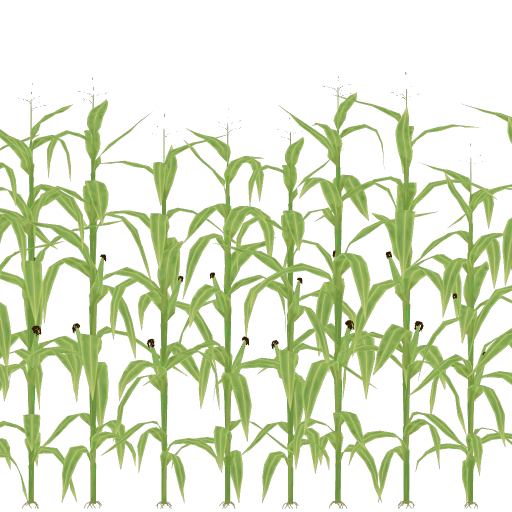
#> input picture assets/veg/strip_mais_albedo.png, 1024 x 1024 px, found by its file name (shown at 1/2 size)
$ python build_crop_tex.py
#> lines starting #> are read from the running program, lines starting #| are printed output that depends on the picture; after the words box and inside, x2 and y2 are one past the last pixel; in counts of white or black regions, pixels touching at a corner belong together
"""Atlas des cultures (1024 × 6144 : 4 bandes de 3 m × 3 m vues de côté, sol en bas, puis 2 vues de dessus) :
0 maïs (rangée cuite depuis le modèle 3D, tools/bake_impostors), 1 céréales (épis dorés), 2 feuillage bas (colza, soja),
3 tournesol, 4 céréales vues de dessus, 5 feuillage vu de dessus. Depuis la v6.37 (#130) : rangées 1 à 5 cuites
depuis de vrais modèles 3D (tools/bake_cultures.gd : blé, colza, tournesol) quand leurs rendus existent, sinon dessinées
ici (anciennes fonctions cereal/leafy/top). Sorties : ../godot/assets/veg/crops_albedo.png, crops_normal.png."""
import numpy as np
from PIL import Image, ImageDraw
from scipy import ndimage as ndi

S = 1024
rng = np.random.default_rng(4)


def cereal():
    """Blé mûr vu de côté : tiges serrées (plus sombres en bas), épis de grains alignés avec leurs barbes, couleurs
    variées du jaune paille au doré ; le haut reste dentelé (vu de loin, la rangée forme une masse dorée)."""
    im = Image.new("RGBA", (S, S), (0, 0, 0, 0)); d = ImageDraw.Draw(im)
    top = S - int(0.95 / 3 * S)
    H = S - top
    # fond de tiges serrées (masse), de plus en plus sombre vers le sol
    for k in range(2600):
        x = rng.uniform(0, S); h = rng.uniform(0.55, 0.92) * H
        lean = rng.normal(0, 7)
        g = rng.uniform(0.62, 0.9)
        c = tuple(int(v) for v in np.array([178, 146, 74]) * g)
        d.line((x, S, x + lean, S - h), fill=c + (255,), width=2)
    for k in range(1500):
        x = rng.uniform(0, S); h = rng.uniform(0.8, 1.0) * H
        lean = rng.normal(0, 9)
        g = rng.uniform(0.85, 1.12)
        stem = tuple(int(min(255, v)) for v in np.array([196, 168, 92]) * g)
        d.line((x, S, x + lean, S - h + 30), fill=stem + (255,), width=2)
        # épi : grains en chevrons de part et d'autre de l'axe, barbes fines au-dessus
        ex, ey = x + lean, S - h
        ear = np.array([214, 178, 92]) * g
        L = rng.uniform(34, 52)
        for j in range(9):
            yy = ey + j * L / 9
            for sx in (-1, 1):
                cc = tuple(int(min(255, v)) for v in ear * rng.uniform(0.85, 1.1))
                d.ellipse((ex + sx * 4 - 3.5, yy - 3, ex + sx * 4 + 3.5, yy + 4), fill=cc + (255,))
            d.line((ex, yy, ex + rng.normal(0, 3), yy - rng.uniform(16, 30)), fill=tuple(int(min(255, v * 1.1)) for v in ear) + (255,), width=1)
        d.line((ex, ey, ex, ey + L), fill=tuple(int(v * 0.8) for v in ear) + (255,), width=2)
    # sol sombre entre les pieds (bas de la bande)
    a = np.asarray(im).astype(np.float32)
    yy = np.arange(S)[:, None]
    shade = np.clip(0.55 + 0.45 * (S - yy) / H, 0.55, 1.0)
    a[..., :3] *= shade[..., None]
    return Image.fromarray(a.astype(np.uint8), "RGBA")


def leafy(flowers=False):
    im = Image.new("RGBA", (S, S), (0, 0, 0, 0)); d = ImageDraw.Draw(im)
    top = S - int((1.7 if flowers else 0.9) / 3 * S)
    for k in range(900 if not flowers else 500):
        x = rng.uniform(0, S); y = rng.uniform(top + 30, S)
        r = rng.uniform(10, 26)
        g = tuple(int(v) for v in np.array([62, 108, 40]) * rng.uniform(0.7, 1.2))
        d.ellipse((x - r, y - r * 0.6, x + r, y + r * 0.6), fill=g + (255,))
    if flowers:
        for k in range(46):
            x = rng.uniform(20, S - 20); y = rng.uniform(top, top + 120)
            d.line((x, y, x + rng.normal(0, 6), S), fill=(70, 100, 45, 255), width=6)
            r = rng.uniform(24, 34)
            d.ellipse((x - r, y - r, x + r, y + r), fill=(238, 190, 30, 255))
            d.ellipse((x - r * 0.45, y - r * 0.45, x + r * 0.45, y + r * 0.45), fill=(70, 45, 20, 255))
    else:
        for k in range(160):   # fleurs jaunes de colza éparses
            x = rng.uniform(0, S); y = rng.uniform(top, top + 60)
            d.ellipse((x - 5, y - 4, x + 5, y + 4), fill=(225, 205, 50, 255))
    return im


def top(kind):
    """Vue de dessus (nappe) : épis dorés serrés, ou feuillage avec fleurs de colza éparses."""
    im = Image.new("RGBA", (S, S), (0, 0, 0, 255)); d = ImageDraw.Draw(im)
    base = np.array([182, 150, 76]) if kind == "cereal" else np.array([58, 102, 38])
    a = (ndi.gaussian_filter(rng.random((S, S)), 6) - 0.5) * 0.6 + 1.0
    arr = np.clip(base[None, None, :] * a[..., None], 0, 255)
    im = Image.fromarray(np.dstack([arr, np.full((S, S), 255)]).astype(np.uint8), "RGBA"); d = ImageDraw.Draw(im)
    for k in range(9000 if kind == "cereal" else 2500):
        x, y = rng.uniform(0, S, 2)
        if kind == "cereal":
            c = tuple(int(v) for v in base * rng.uniform(0.8, 1.25))
            ang = rng.uniform(0, np.pi); L = rng.uniform(8, 16)
            d.line((x, y, x + np.cos(ang) * L, y + np.sin(ang) * L), fill=c + (255,), width=4)
        else:
            r = rng.uniform(8, 20); c = tuple(int(v) for v in base * rng.uniform(0.75, 1.3))
            d.ellipse((x - r, y - r * 0.7, x + r, y + r * 0.7), fill=c + (255,))
    if kind != "cereal":
        for k in range(500):
            x, y = rng.uniform(0, S, 2)
            d.ellipse((x - 4, y - 4, x + 4, y + 4), fill=(222, 202, 52, 255))
    return im


def main():
    rows_a, rows_n = [], []
    ma = Image.open("../godot/assets/veg/strip_mais_albedo.png").convert("RGBA").resize((S, S))
#> ma is the input picture: PIL image 1024x1024 RGBA; mean R, G, B, A 42.5, 50.8, 25.5, 75
    mn = Image.open("../godot/assets/veg/strip_mais_normal.png").convert("RGBA").resize((S, S))
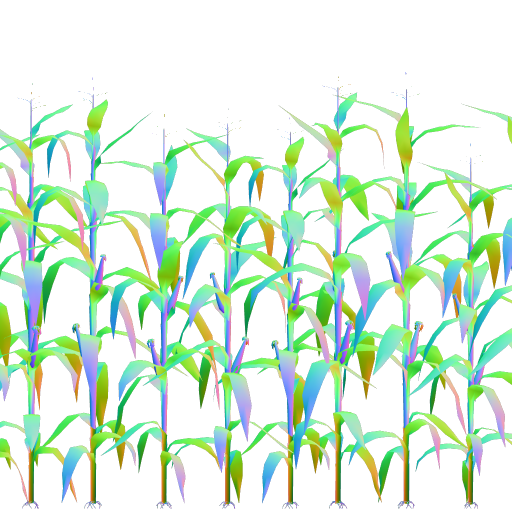
#> input picture assets/veg/strip_mais_normal.png, 1024 x 1024 px, found by its file name (shown at 1/2 size)
#> mn is the input picture: PIL image 1024x1024 RGBA; mean R, G, B, A 38.5, 59, 40.9, 75
    rows_a.append(ma); rows_n.append(mn)
    flat = Image.new("RGBA", (S, S), (128, 128, 255, 255))
    V = "../godot/import/cultures/"   # rendus de tools/bake_cultures.gd (hors export)

    def cuit(nom, repli, opaque=False):
        """Rendu de tools/bake_cultures.gd (albédo + normales) ; nappe vue de dessus : trous comblés par l'ombre du
        couvert (couleur moyenne assombrie), la nappe reste opaque comme avant."""
        import os
        if not os.path.exists(V + nom + "_albedo.png"):
            return repli, flat
        a = Image.open(V + nom + "_albedo.png").convert("RGBA").resize((S, S))
        n = Image.open(V + nom + "_normal.png").convert("RGBA").resize((S, S))
        if nom.startswith("strip_"):
            # normales penchées vers le haut (comme celles du maïs) : tiges éclairées par le soleil, pas comme un mur
            arr = np.asarray(n).astype(np.float32)
            v = arr[..., :3] / 127.5 - 1.0
            v[..., 1] += 2.2
            v /= np.linalg.norm(v, axis=-1, keepdims=True) + 1e-6
            arr[..., :3] = (v + 1.0) * 127.5
            n = Image.fromarray(arr.astype(np.uint8), "RGBA")
        if opaque:
            arr = np.asarray(a).astype(np.float32)
            m = arr[..., 3] > 128
            moy = arr[m][:, :3].mean(0) * 0.55
            fond = Image.new("RGBA", (S, S), tuple(int(v) for v in moy) + (255,))
            fond.alpha_composite(a); a = fond
            nf = Image.new("RGBA", (S, S), (128, 128, 255, 255)); nf.alpha_composite(n); n = nf
        return a, n
    for nom, repli, op in (("strip_ble2", cereal(), False), ("strip_colza", leafy(False), False),
                           ("strip_tournesol", leafy(True), False), ("top_ble", top("cereal"), True),
                           ("top_colza", top("leafy"), True)):
#> in cereal, `im = Image.new('RGBA', (S, S), (0, 0, 0, 0))`: im: PIL image 1024x1024 RGBA; every value is 0
#> in cereal, `a[..., :3] *= shade[..., None]`:
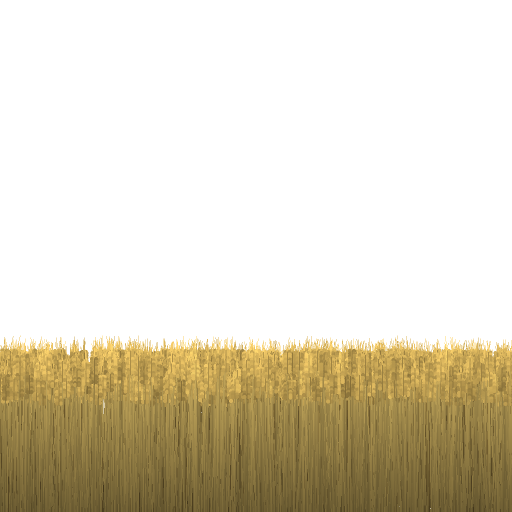
#> a: shape (1024, 1024, 4) float32 (shown at 1/2 size); mean R, G, B, A 50.3, 42.5, 22.7, 83.2; transparent parts drawn white
#> the loop in leafy, `for k in range(900 if not flowers else 500):` made 900 passes
#> (x, y, r, g) on passes 1 to 3: (338, 754.2, 18.65, (74, 129, 47)), (350.2, 925.9, 12.31, (51, 90, 33)), (417.7, 852.8, 16.82, (64, 112, 41))
#> the loop in leafy, `for k in range(160):` made 160 passes
#> (x, y) on passes 1 to 3: (997.4, 764.5), (841.4, 772.5), (418.4, 723.5)
#> the loop in leafy (call 2), `for k in range(900 if not flowers else 500):` made 500 passes
#> (x, y, r, g) on passes 1 to 3: (585.8, 759, 14.7, (74, 129, 47)), (405.4, 972.5, 22.37, (73, 127, 47)), (234, 801.3, 19.7, (60, 105, 39))
#> the loop in leafy (call 2), `for k in range(46):` made 46 passes
#> (x, y, r) on passes 1 to 12: (162.1, 560.3, 27.83), (380.6, 451.8, 26.2), (859.8, 481.8, 30.03), (455.7, 506.8, 29.92), (849.9, 459.7, 32.62), (560.4, 454.7, 24.86), (757.2, 513.8, 30.26), (74.5, 519.1, 25.02), (908.3, 464.8, 30.5), (365.9, 531.6, 26.49), (111.4, 468.2, 24.01), (977.7, 513.6, 29.38)
#> (x, y) on pass 34: (58.83, 507.4)
        a, n = cuit(nom, repli, op)
        rows_a.append(a); rows_n.append(n)
    A = np.vstack([np.asarray(r) for r in rows_a]).astype(np.float32)
    N = np.vstack([np.asarray(r) for r in rows_n]).astype(np.float32)
    # débord de couleur sous les pixels transparents
    m = A[..., 3] > 8
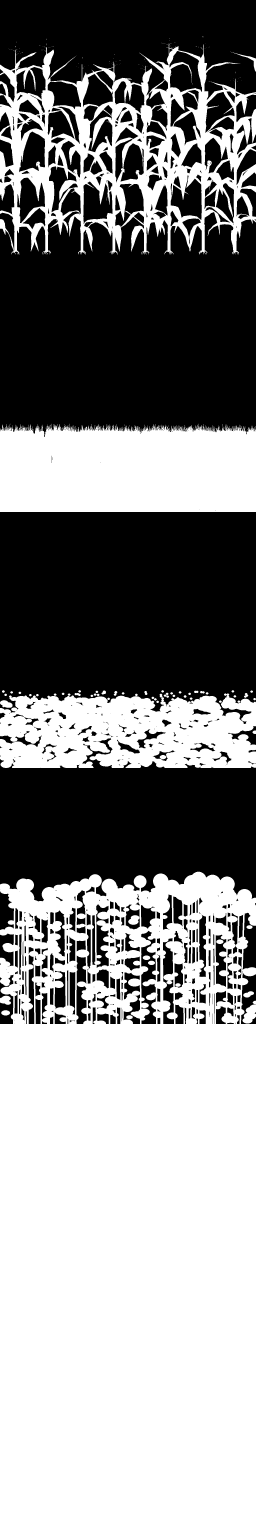
#> m: shape (6144, 1024) bool (shown at 1/4 size); 53.8% white; 670 black regions (239 under 20 px), largest, box (x1, y1, x2, y2) and area: (0, 846, 1024, 1748) 810359, (0, 2048, 1024, 2896) 764516, (0, 2951, 1024, 3606) 475685
    _, (iy, ix) = ndi.distance_transform_edt(~m, return_indices=True)
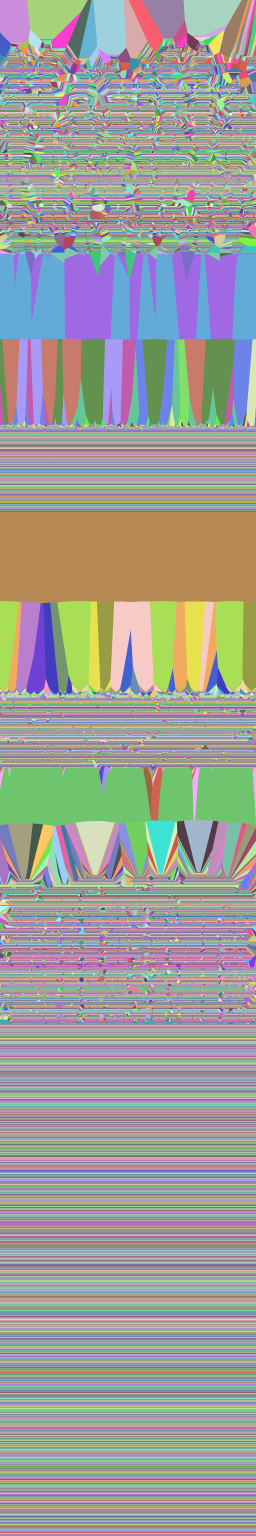
#> iy: shape (6144, 1024) int32 (shown at 1/4 size); 4185 distinct labels, from 144 to 6143; one colour per label, 0 black
    A[..., :3] = A[..., :3][iy, ix]; N[..., :3] = N[..., :3][iy, ix]
    N[..., 3] = A[..., 3]
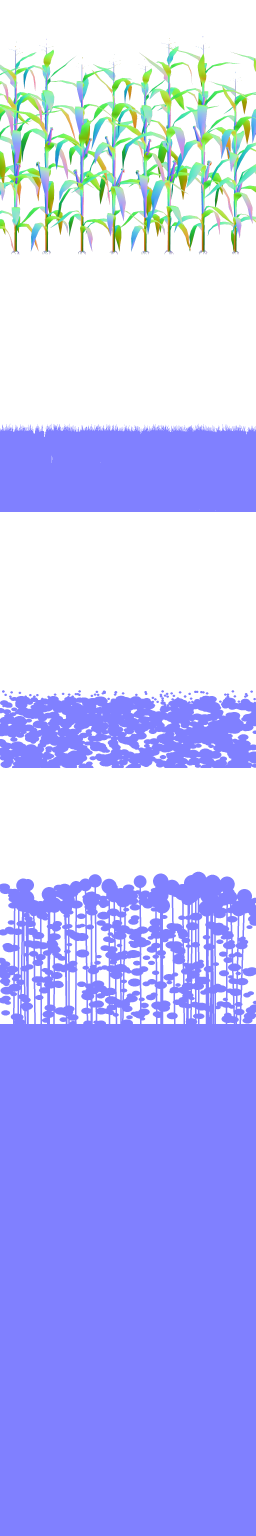
#> N: shape (6144, 1024, 4) float32 (shown at 1/4 size); mean of channels 0, 1, 2, 3 115.5, 121.5, 217.2, 137.2; transparent parts drawn white
    Image.fromarray(A.astype(np.uint8), "RGBA").save("../godot/assets/veg/crops_albedo.png")
    Image.fromarray(N.astype(np.uint8), "RGBA").save("../godot/assets/veg/crops_normal.png")
    prev = Image.new("RGBA", (S, 6 * S), (140, 170, 200, 255)); prev.alpha_composite(Image.fromarray(A.astype(np.uint8), "RGBA"))
#> after `prev = Image.new('RGBA', (S, 6 * S), (140, 170, 200, 255))`:
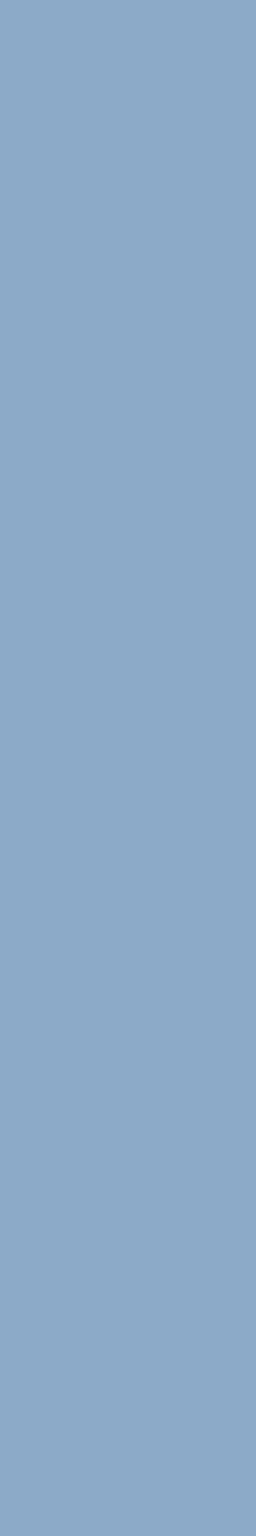
#> prev: PIL image 1024x6144 RGBA (shown at 1/4 size); mean R, G, B, A 140, 170, 200, 255
    prev.convert("RGB").resize((256, 1536)).save("data/crops_preview.jpg")
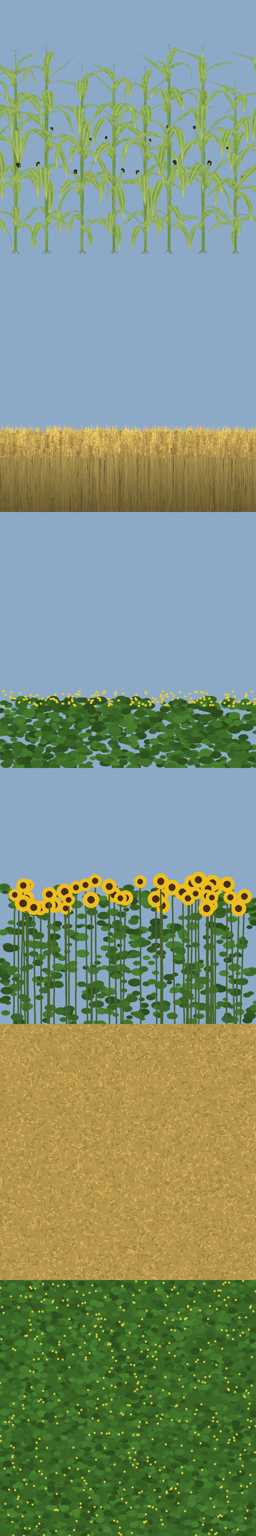
#> saved as crops_preview.jpg: PIL image 256x1536 RGB; mean R, G, B 129.5, 148.1, 123.6


if __name__ == "__main__":
    main()
